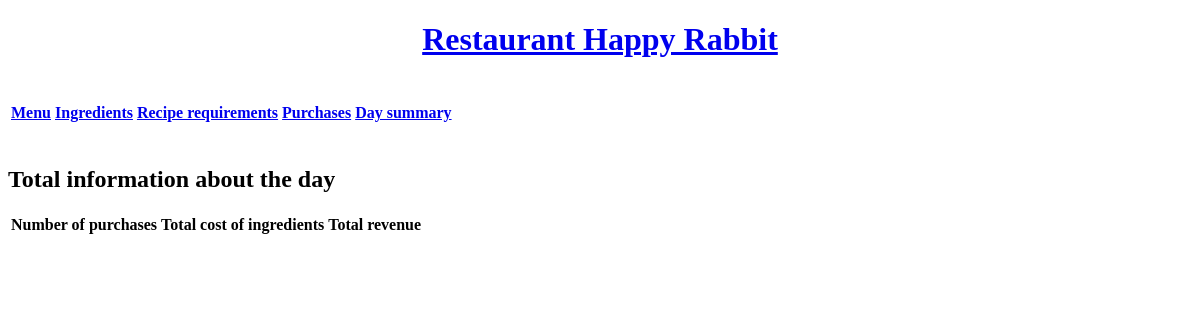
The app's page /day_summary/, older data.
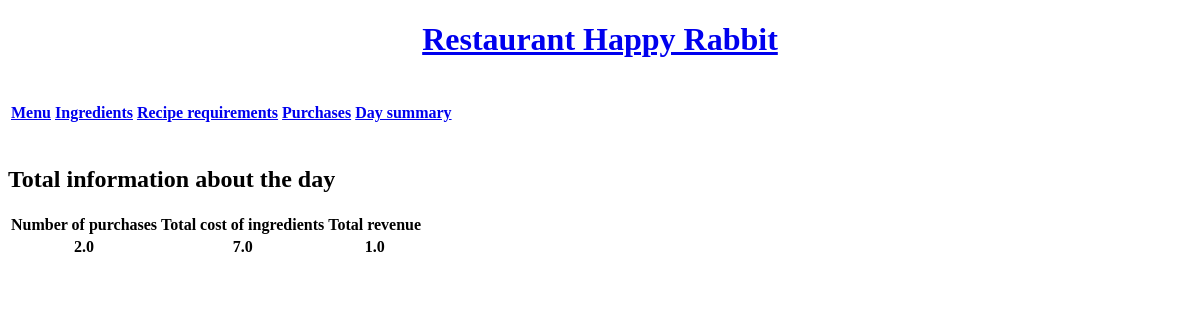
The same page, newer data.
### Inventory/models.py (models this page shows)
class DaySummary(models.Model):
    num_purchases = models.FloatField(default=0.0)
    total_cost = models.FloatField(default=0.0)
    total_revenue = models.FloatField(default=0.0)

### Inventory/views.py (the view)
# urls.py: path('day_summary/',views.DaySummaryView.as_view(), name='daysummary'),
class DaySummaryView(TemplateView):
    template_name = 'Inventory/day_summary.html'
    model = DaySummary
    def get_context_data(self):
        context = super().get_context_data()
        context['summary'] = DaySummary.objects.first()
        return context

### Inventory/templates/Inventory/day_summary.html (shortened to what this page needs)
{% extends 'Inventory/base.html' %}
{% load static %}
{% block content %}
<h2>Total information about the day</h2>
<table>
    <tr>
        <th>Number of purchases</th>
        <th>Total cost of ingredients</th>
        <th>Total revenue</th>
    </tr>
    <tr>
        <th>{{ summary.num_purchases }}</th>
        <th>{{ summary.total_cost }}</th>
        <th>{{ summary.total_revenue }}</th>
    </tr>
</table>
{% endblock %}

Row changes from the older to the newer data that the page shows:
added DaySummary: num_purchases "2.0", total_cost "7.0", total_revenue "1.0"
